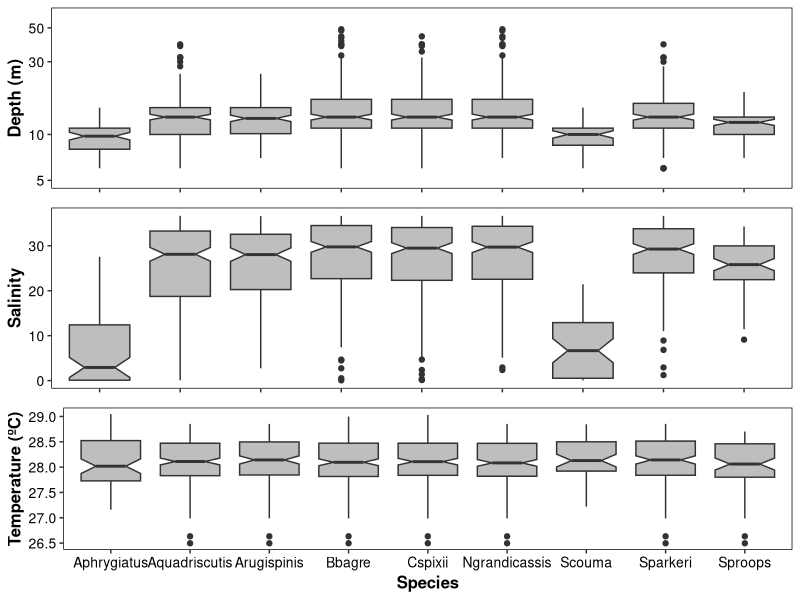

Generate this figure with R: (Note: this script raises an error after producing the figure.)
# Loading packages #
library(ggplot2)
library(gridExtra)
library(reshape)
library(vegan)

# Importing the dataset #
trawlings<-read.table("data/trawling data.txt",header=T)

# Renaming species for further plotting #
levels(trawlings$species)[1]<-"Aph"
levels(trawlings$species)[2]<-"Aqu"
levels(trawlings$species)[3]<-"Aru"
levels(trawlings$species)[4]<-"Bba"
levels(trawlings$species)[5]<-"Car"
levels(trawlings$species)[6]<-"Ngr"
levels(trawlings$species)[7]<-"Sco"
levels(trawlings$species)[8]<-"Spa"
levels(trawlings$species)[9]<-"Spr"

# Average differences in sites that each species occurred #
anova(lm(log(trawlings$prof)~trawlings$species)) # significant p-value
anova(lm(log(trawlings$sal)~trawlings$species)) # significant p-value
anova(lm(log(trawlings$temp)~trawlings$species)) # non-significant p-value

# Plotting Figure 3 #
Depth<-ggplot()+
  geom_boxplot(aes(x=trawlings$species,y=trawlings$prof),
               notch=TRUE,fill="grey")+
  xlab("Species")+
  ylab("Depth (m)")+
  scale_y_log10(limits = c(5,60))+
  theme(panel.background = element_rect(fill = "white", colour = "black", size = 0.5), # opcoes graficas
        panel.grid.major = element_line(colour = NA),
        panel.grid.minor = element_line(colour = NA),
        axis.text = element_text(colour = "black", size = 10),
        axis.text.x = element_blank(),
        axis.title.x=element_blank(),
        axis.title = element_text(colour = "black", size = 12, face = "bold"),
        legend.title = element_blank(),
        legend.background = element_rect(fill = "white"),
        legend.text = element_text(face = "bold", colour = "black", size = 16))

Salinity<-ggplot()+
  geom_boxplot(aes(x=trawlings$species,y=trawlings$sal),
               notch=TRUE,fill="grey")+
  ylab("Salinity")+
  theme(panel.background = element_rect(fill = "white", colour = "black", size = 0.5), # opcoes graficas
        panel.grid.major = element_line(colour = NA),
        panel.grid.minor = element_line(colour = NA),
        axis.text = element_text(colour = "black", size = 10),
        axis.text.x = element_blank(),
        axis.title.x=element_blank(),
        axis.title = element_text(colour = "black", size = 12, face = "bold"),
        legend.title = element_blank(),
        legend.background = element_rect(fill = "white"),
        legend.text = element_text(face = "bold", colour = "black", size = 16))

Temperature<-ggplot()+
  geom_boxplot(aes(x=trawlings$species,y=trawlings$temp),
               notch=TRUE,fill="grey")+
  xlab("Species")+
  ylab("Temperature (ºC)")+
  theme(panel.background = element_rect(fill = "white", colour = "black", size = 0.5), # opcoes graficas
        panel.grid.major = element_line(colour = NA),
        panel.grid.minor = element_line(colour = NA),
        axis.text = element_text(colour = "black", size = 10),
        axis.title = element_text(colour = "black", size = 12, face = "bold"),
        legend.title = element_blank(),
        legend.background = element_rect(fill = "white"),
        legend.text = element_text(face = "bold", colour = "black", size = 16))

figure3<-grid.arrange(Depth,Salinity,Temperature,nrow=3)
ggsave("Figures/Figure 3.png",figure3,dpi=600,height=24,width=16,units=c("cm"))

# PCA for environmental variables #
env<-aggregate(trawlings[,7:9],list(trawlings$trawl),mean)
row.names(env)<-env$Group.1
env<-env[,-1]
pc.env<-princomp(decostand(env,method="standardize"),cor=TRUE)
eigenvals(pc.env) #Selecting first axis by Kaiser-Guttman criterion
summary(pc.env) #First axis explains 53.4% of total variation
pc.env$loadings #Depth and salinity are positively related to the first PC
scores<-pc.env$scores
loadings<-as.data.frame(pc.env$loadings[c(1:3),])
write.table(scores,"results/env_pcs.txt")

# Plotting PCA #
Suppl.Fig2<-ggplot()+
  geom_point(mapping=aes(x=scores[,1],y=scores[,2]),size=2,alpha=0.15)+
  xlab("PC1 (53.41%)")+  ylab("PC2 (32.93%)")+
  geom_segment(aes(x=0,xend=loadings[,1]*2,y=0,yend=loadings[,2]*2),
               arrow = arrow(length = unit(0.5, "cm")),colour="blue",
               size=0.8,alpha=0.5,inherit.aes=FALSE)+
  geom_text(aes(x=(loadings[,1]*2+0.3),y=(loadings[,2]*2+0.16),label=c("Depth","Salinity","Temperature")),
            size=4,color="blue",fontface="bold",alpha=0.5)+
  theme(panel.background = element_rect(fill = "white", colour = "black", size = 0.5), # opcoes graficas
        panel.grid.major = element_line(colour = NA),
        panel.grid.minor = element_line(colour = NA),
        axis.text = element_text(colour = "black", size = 12),
        axis.title = element_text(colour = "black", size = 14, face = "bold"),
        legend.title = element_blank(),
        legend.background = element_rect(fill = "white"),
        legend.text = element_text(face = "bold", colour = "black", size = 10))

ggsave("results/Suppl. Fig. 2.png",Suppl.Fig2,dpi=600,height=10,width=10,units=c("cm"))
